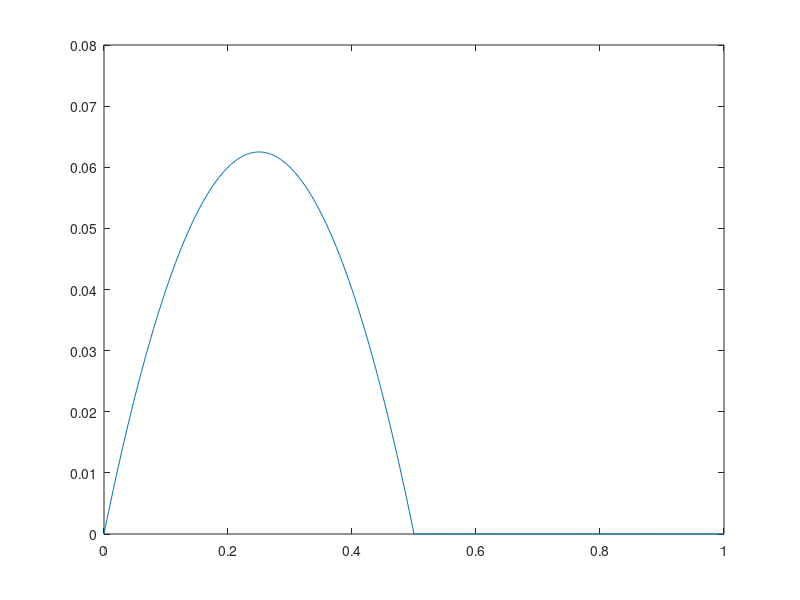
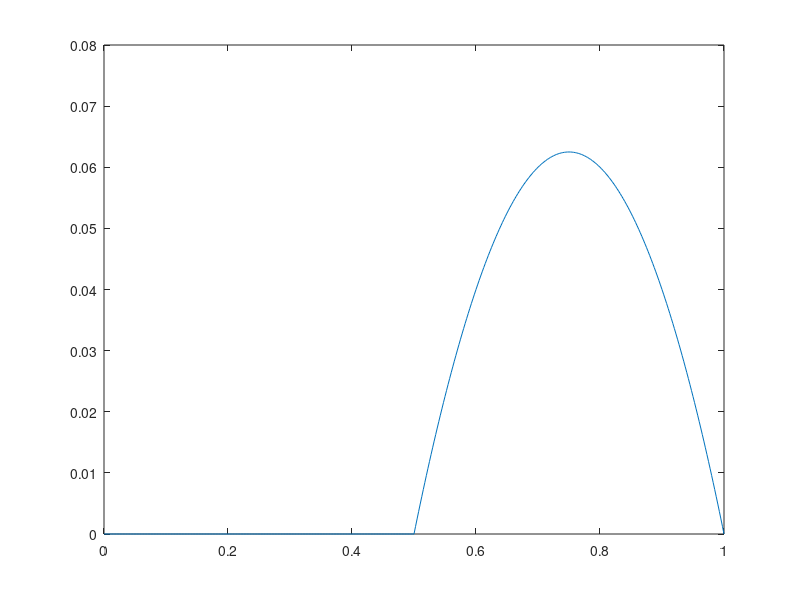

Here is the MATLAB script that generated these plots, in order: (Note: this script raises an error after producing the figures.)
%question 2
tic
n=400;
N=n+1;
alpha=1;
beta=1;
x1=sparse(linspace(0,1,N));
x2=sparse(linspace(0,1,N));
x2=x2';
f=zeros(N,N);
bord=sparse(4*N,1);
x=sparse(linspace(0,1,N));
xb=sparse(linspace(0,1,N));
bord(1:N)=alpha*x.*(1/2-x).*(x<=0.5);
bord(2*N+1:3*N)=beta*(x-1/2).*(1-x).*(x>=0.5);

b=sparse(N,N);
b(1,1:N)=bord(1:N);%bas
b(1:N,N)=bord(N+1:2*N);%droite
b(N,1:N)=bord(2*N+1:3*N);%haut
b(1:N,1)=bord(3*N+1:4*N);%gauche
figure (1)
plot(x,b(1,:))
figure (2)
plot(x,b(N,:))

uex=x.*x2.*(x1-1).^3.*(x2-1).^3;
[X,err]=fct(f,bord,uex);
X=reshape(X',N,N);

figure
%plot(x1,X(1,:),x1,X(2,:),x1,X(3,:),x1,X(4,:),x1,X(5,:))
%legend(['1'],['2'],['4'],['5'])
plot(x,X(floor(N/2)+1,:))
figure (3)
contourf(x1,x2,X)
%err
figure (4)
plot(x,X(N-1,:))
figure (5)
plot(x,X(2,:))
toc